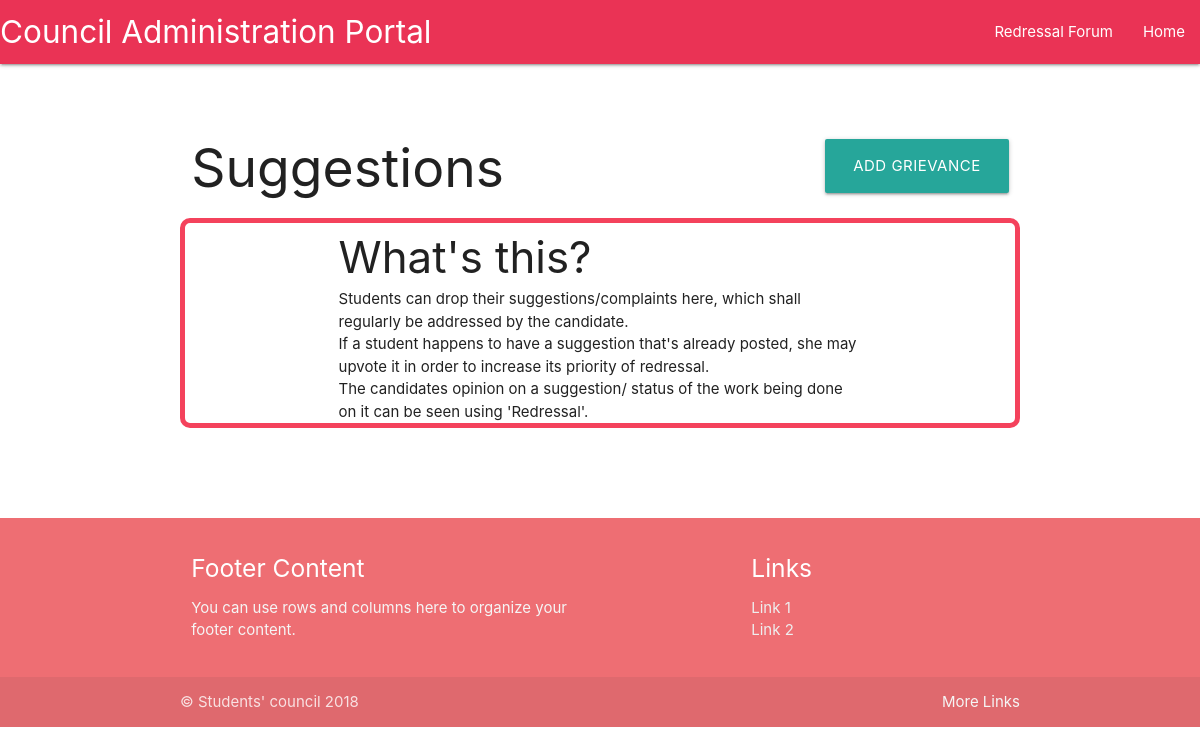
Before: /grievance/posts/ (signed in) with the older database file.
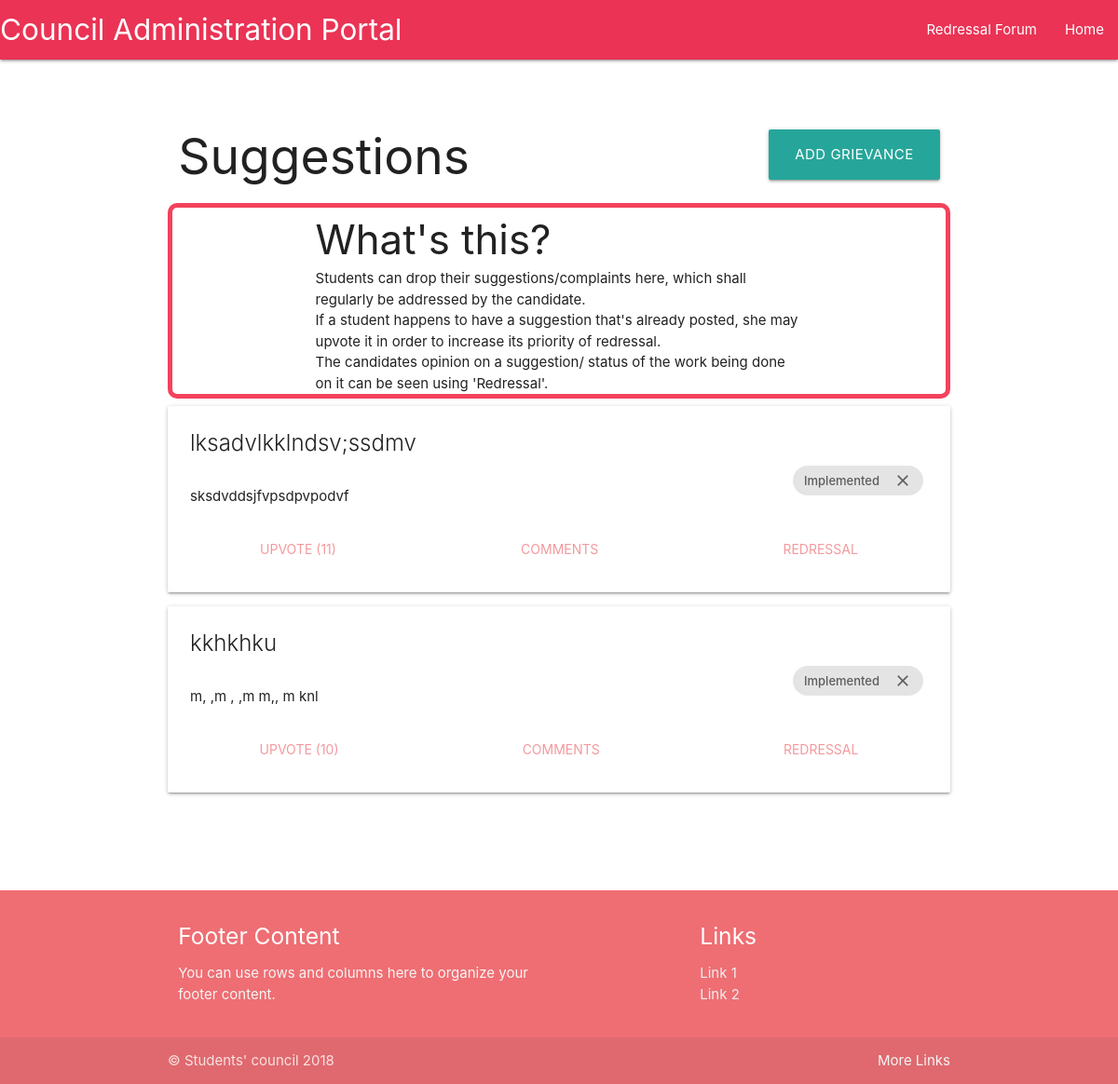
After: the same page with the newer database file.
### grievance/models.py (models this page shows, shortened)
class Post(models.Model):
    author = models.ForeignKey(User, on_delete = models.CASCADE)
    title = models.CharField(max_length = 200)
    text = models.TextField()
    upvote = models.IntegerField(default=0)
    implemented = models.BooleanField(default=False)
    created_date = models.DateTimeField(default = timezone.now)
    published_date = models.DateTimeField( blank=True, null = True)

### grievance/views.py (the view)
class PostListView(LoginRequiredMixin,ListView):
    model = Post
    context_object_name = 'posts'
    template_name = 'grievance/complaints/posts.html'
    def get_queryset(self):
        return Post.objects.all().order_by('-upvote')
    def get_context_data(self, **kwargs):
        context = super(PostListView, self).get_context_data(**kwargs)
        context['user'] = User.objects.filter(email=self.request.user.email)
        return context

### grievance/templates/grievance/complaints/posts.html
{% extends "base.html" %}
{% block content %}
<div class="container">
  <div class = "row" style="margin-top:5em;">
    <div class="col s6">
      <h2 style="margin:0px; float:left;">Suggestions</h2>
    </div>
    <div class="col s6">
      <a class="waves-effect waves-light btn-large" style="float:right;" href="{% url 'grievance:add_post' %}">Add Grievance</a>
    </div>
  </div>
  <div class="container suggestions-text">
  <div class="container">
    <h3 style="margin:2% 0 1% 5%;">What's this?</h3>
    <p class="text-usage">Students can drop their suggestions/complaints here, which shall regularly be addressed by the candidate.</p>
    <p class="text-usage">If a student happens to have a suggestion that's already posted, she may upvote it in order to increase its priority of redressal.</p>
    <p class="text-usage">The candidates opinion on a suggestion/ status of the work being done on it can be seen using 'Redressal'.</p>
  </div>
  </div>
   {% for post in posts %}
       {% include "grievance/complaints/post_detail.html" with post=post %}
   {% endfor %}
</div>
{% endblock %}

### grievance/templates/grievance/complaints/post_detail.html (shortened to what this page needs)
<div class="card post-detail">
  <div class="card-content post-detail-content">
    <div>
      <span class="card-title">{{post.title}}</span>
      <div class="chip float right">
        Implemented
        {% if post.implemented %}
        <i class="material-icons right" style="font-size:20px; margin-top:5%;">check</i>
        {% else %}
        <i class="material-icons right" style="font-size:20px; margin-top:5%;">clear</i>
        {% endif %}
      </div>
    </div>
    <br>
    <p>{{post.text}}</p>
  </div>
  <div class="card-tabs">
    <ul class="tabs tabs-fixed-width">
      <li class="tab"><a class="upvote com" href="{% url 'grievance:add_upvotes' post.pk %}">Upvote ({{post.upvote}})</a></li>
      <li class="tab"><a  class="comments activator com">Comments</a></li>
      <li class="tab"><a class="secretary modal-trigger com" href="#{{post.pk}}">Redressal</a></li>
    </ul>
  </div>
</div>

Changed rows visible on the page:
added Post: title "lksadvlkklndsv;ssdmv", implemented False (drawn), text "sksdvddsjfvpsdpvpodvf", upvote "11"
added Post: title "kkhkhku", implemented False (drawn), text "m, ,m , ,m m,, m knl", upvote "10"
